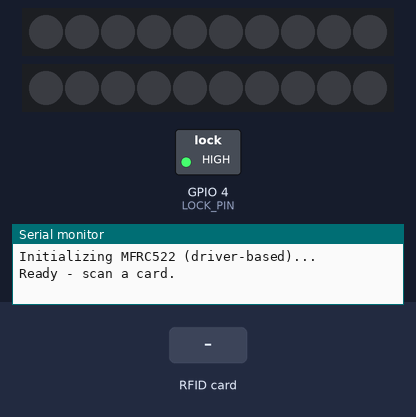
This sketch was run on a simulated ESP32-S3. Shown: 2 × 10 RGB LEDs in strip order, left to right, switched loads named in the sketch (green lamp = pin HIGH), the last lines printed to the serial monitor. The inputs (shaded band) are chosen by the test bench. Dim RGB values are drawn brighter than linear.

Above: at 1.2 s.
1.3 s: RFID card B1 3F 6B A2 held to the reader
At 2.2 s:
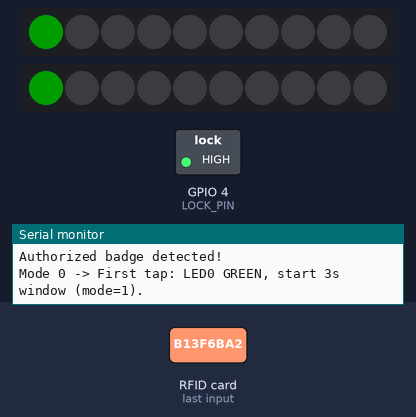
2.8 s: RFID card 5E 7A 19 C4 held to the reader
At 3.6 s:
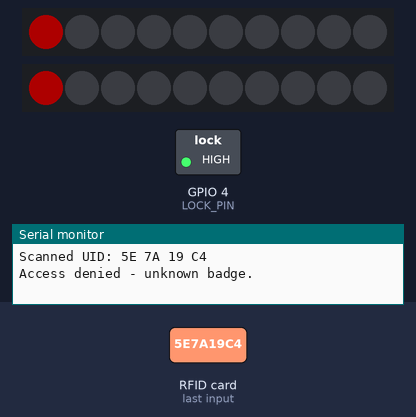
Timing chart, 0 to 5.8 s (numbered marks = the images above; inputs shaded):
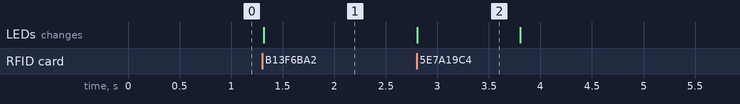

The sketch:

RFID_taps.ino
```cpp
// NOTE: Add coding logic to GPIO 5 & 6 so that they can be set to off when switch is
//       off, aka A3 is LOW. This is to ensure that both NeoPixel strips are off
//       when the system is not powered.

#include <SPI.h>
#include <MFRC522v2.h>
#include <MFRC522DriverSPI.h>
#include <MFRC522DriverPinSimple.h>
#include <Adafruit_NeoPixel.h>

#define RFID_SS_PIN  10
#define LOCK_PIN     4
#define NEOPIXEL_PIN 6
#define NEOPIXEL_PIN2 5
#define NUMPIXELS    10

Adafruit_NeoPixel pixels(NUMPIXELS, NEOPIXEL_PIN, NEO_GRB + NEO_KHZ800);
Adafruit_NeoPixel pixels2(NUMPIXELS, NEOPIXEL_PIN2, NEO_GRB + NEO_KHZ800);

// RFID driver (driver-based API)
MFRC522DriverPinSimple csPin(RFID_SS_PIN);
MFRC522DriverSPI driver(csPin, SPI, SPISettings(1000000, MSBFIRST, SPI_MODE0));
MFRC522 mfrc522(driver);

// Hard-coded UID of allowed badge (replace with your UID)
byte allowedUID[] = {0xB1, 0x3F, 0x6B, 0xA2};
const byte allowedUIDLength = 4;

// Modes:
// 0 = idle/locked
// 1 = first tap seen (green on LED0), waiting for second tap (3s window)
// 2 = DISARMED (purple persistent), waiting for optional arm (3s arm window)
// 3 = ARMED (red persistent)
byte mode = 0;

// timing variables
unsigned long lastTapTime = 0;        // when the first tap happened (mode 1)
unsigned long armWindowStart = 0;     // when DISARMED window started (mode 2)
const unsigned long doubleTapWindow = 3000UL; // 3 seconds, UL = Unsigned Long

// Flash/blink helper for the "arm window expired" purple blink
bool flashActive = false;
unsigned long flashStart = 0;
const unsigned long flashDuration = 1000UL; // 1 second, UL = Unsigned Long

// Helper: set LEDs for a mode
void setModeLEDs(byte m) {
  // apply the same LED state to both NeoPixel strips
  auto clearAll = [&]() {
    pixels.clear();
    pixels2.clear();
  };
  auto showAll = [&]() {
    pixels.show();
    pixels2.show();
  };
  auto setAllPixel = [&](int idx, uint32_t color) {
    pixels.setPixelColor(idx, color);
    pixels2.setPixelColor(idx, color);
  };
  auto setAllPixelsColorRGB = [&](uint8_t r, uint8_t g, uint8_t b) {
    uint32_t c = pixels.Color(r, g, b);
    for (int i = 0; i < NUMPIXELS; i++) {
      pixels.setPixelColor(i, c);
      pixels2.setPixelColor(i, c);
    }
  };

  clearAll();
  switch (m) {
    case 0: // idle => all off
      break;
    case 1: // waiting for second tap => LED0 green
      setAllPixel(0, pixels.Color(0, 150, 0));
      break;
    case 2: // DISARMED => all purple
      setAllPixelsColorRGB(150, 0, 150);
      break;
    case 3: // ARMED => all red
      setAllPixelsColorRGB(150, 0, 0);
      break;
  }
  showAll();
}

// Simple UID comparison
bool compareUID(const byte *a, const byte *b, byte length) {
  for (byte i = 0; i < length; i++) {
    if (a[i] != b[i]) return false;
  }
  return true;
}

// TODO: Determin if you need this function or not
void lockInit() {
  pinMode(LOCK_PIN, OUTPUT);
  digitalWrite(LOCK_PIN, HIGH); // locked initially (if used)
}

void setup() {
  Serial.begin(115200);
  SPI.begin();

  lockInit();

  Serial.println("Initializing MFRC522 (driver-based)...");
  mfrc522.PCD_Init();

  // NeoPixel init
  pixels.begin();
  pixels.setBrightness(50);
  pixels.clear();
  pixels.show();

  // Second NeoPixel strip (temporary) init
  pixels2.begin();
  pixels2.setBrightness(50);
  pixels2.clear();
  pixels2.show();

  Serial.println("Ready - scan a card.");
}

void loop() {
  unsigned long now = millis();

  // ---------- handle expiration of first-tap 3s window ----------
  if (mode == 1) {
    if ((now - lastTapTime) >= doubleTapWindow) {
      // window expired — reset to idle
      Serial.println("First-tap window expired -> reset to idle.");
      mode = 0;
      setModeLEDs(mode);
      lastTapTime = 0;
    }
  }

  // ---------- handle expiration of arm window (mode 2) ----------
  if (mode == 2 && armWindowStart != 0) {
    if ((now - armWindowStart) >= doubleTapWindow) {
      // arm window expired: stay DISARMED, but blink purple for 1s
      Serial.println("Arm window expired while DISARMED -> blinking purple for 1s.");
      armWindowStart = 0; // clear the arm window
      // trigger a 1s blink: we'll turn LEDs off briefly then show purple for flashDuration
      pixels.clear();
      pixels2.clear();
      pixels.show();
      pixels2.show();
      flashActive = true;
      flashStart = now; // flash will show purple for flashDuration then restore persistent purple
      // note: we do NOT change mode (remain mode==2)
    }
  }

  // ---------- handle flash timer ----------
  if (flashActive) {
    if ((now - flashStart) < 50) {
      // small off period already shown (we cleared above), do nothing
    } else if ((now - flashStart) < flashDuration) {
      // show purple flash during this window on both strips
      for (int i = 0; i < NUMPIXELS; i++) {
        uint32_t c = pixels.Color(150, 0, 150);
        pixels.setPixelColor(i, c);
        pixels2.setPixelColor(i, c);
      }
      pixels.show();
      pixels2.show();
    } else {
      // flash finished — restore persistent DISARMED purple
      flashActive = false;
      setModeLEDs(2);
    }
  }

  // ---------- RFID read ----------
  if (!mfrc522.PICC_IsNewCardPresent()) return;
  if (!mfrc522.PICC_ReadCardSerial()) return;

  // print uid
  Serial.print("Scanned UID: ");
  for (byte i = 0; i < mfrc522.uid.size; i++) {
    if (mfrc522.uid.uidByte[i] < 0x10) Serial.print('0');
    Serial.print(mfrc522.uid.uidByte[i], HEX);
    Serial.print(" ");
  }
  Serial.println();

  // check allowed badge
  if (mfrc522.uid.size == allowedUIDLength &&
      compareUID(mfrc522.uid.uidByte, allowedUID, allowedUIDLength)) {

    Serial.println("Authorized badge detected!");

    // Behavior depends on current mode:
    if (mode == 0) {
      // First tap: light LED0 green and start 3s window
      Serial.println("Mode 0 -> First tap: LED0 GREEN, start 3s window (mode=1).");
      mode = 1;
      lastTapTime = now;
      setModeLEDs(mode); // LED0 green
    }
    else if (mode == 1) {
      // Second tap within first 3s => enter DISARMED
      if ((now - lastTapTime) <= doubleTapWindow) {
        Serial.println("Mode 1 -> Second tap within window: DISARMED (mode=2).");
        mode = 2;
        armWindowStart = now; // start arm window (3s) to allow arming
        setModeLEDs(mode);    // all purple persistent
      } else {
        // If too late, treat as a fresh first tap
        Serial.println("Mode 1 -> Second tap TOO LATE: treat as first tap again.");
        mode = 1;
        lastTapTime = now;
        setModeLEDs(mode);
      }
    }
    else if (mode == 2) {
      // We're DISARMED. If an armWindow is active and this tap is within it, ARM the system.
      if (armWindowStart != 0 && (now - armWindowStart) <= doubleTapWindow) {
        Serial.println("Mode 2 -> Third tap within arm window: ARMED (mode=3).");
        mode = 3;
        armWindowStart = 0;
        setModeLEDs(mode); // all red persistent
      } else {
        // If no arm window active (or expired), treat this as starting the arm window again:
        Serial.println("Mode 2 -> Tap received: start arm window (3s) to allow arming.");
        armWindowStart = now;
        // Keep pixels purple (already set)
      }
    }
    else if (mode == 3) {
      // Already ARMED. You could define behavior — here we'll treat as "start sequence over"
      Serial.println("Mode 3 (ARMED) tap: resetting to waiting-for-2nd-tap (mode=1).");
      mode = 1;
      lastTapTime = now;
      setModeLEDs(mode);
    }
  }
  else {
    Serial.println("Access denied - unknown badge.");
    // Denied feedback: red on LED0 for 1s (blocking). If you want non-blocking, we can change this.
    pixels.clear();
    pixels2.clear();
    pixels.setPixelColor(0, pixels.Color(255, 0, 0));
    pixels2.setPixelColor(0, pixels.Color(255, 0, 0));
    pixels.show();
    pixels2.show();
    delay(1000);
    pixels.clear();
    pixels2.clear();
    pixels.show();
    pixels2.show();
  }

  mfrc522.PICC_HaltA();
  mfrc522.PCD_StopCrypto1();
}
```

Measured:
- after the input at 1.3 s, the LEDs: change at once (image 1)
- after the input at 2.8 s, the LEDs: change at once (image 2)
- what the display in image 2 shows lasts 1.0 s, from 2.8 s to 3.8 s
